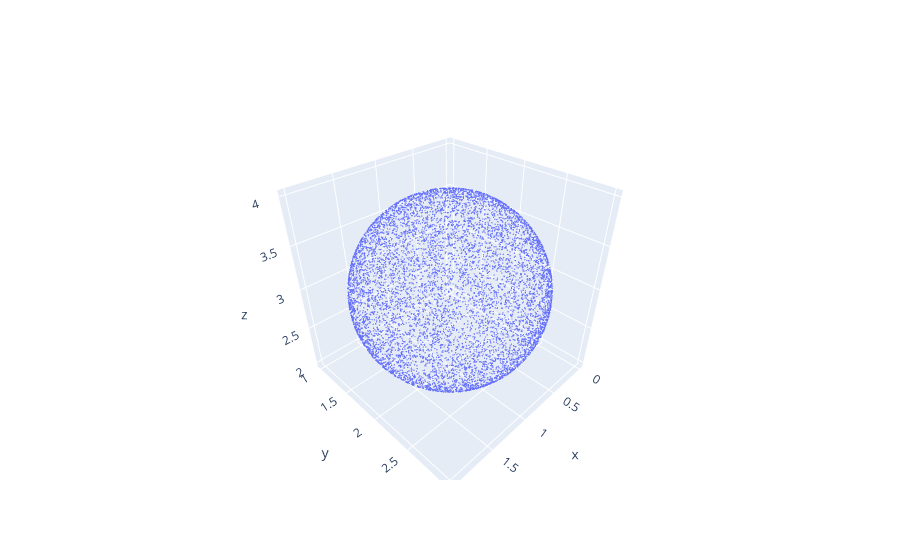

The cell this chart's notebook holds for it:
### Code cell
fig = go.Figure(
    data=[
        go.Scatter3d(
            x=samples[:,0], 
            y=samples[:,1], 
            z=samples[:,2], 
            mode="markers",
            marker=dict(
                size=0.5,
                opacity=0.8
            ))
    ]
)
fig.show()

### Figure 1 — Plotly figure (JSON) as saved in the notebook; plotly's stock layout.template omitted (floating-point values rounded to 4 significant figures; data arrays with more than 128 entries replaced by an {"elided": "..."} marker saying what was removed)
{"data": [{"marker": {"opacity": 0.8, "size": 0.5}, "mode": "markers", "type": "scatter3d", "x": {"elided": "10000 float values"}, "y": {"elided": "10000 float values"}, "z": {"elided": "10000 float values"}}], "layout": {}}
